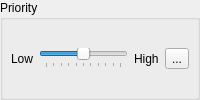
                       <widget class="QgsCollapsibleGroupBox" name="mPriorityGrpBx">
                        <property name="title">
                         <string>Priority</string>
                        </property>
                        <property name="syncGroup" stdset="0">
                         <string notr="true">labelplacementgroup</string>
                        </property>
                        <layout class="QHBoxLayout" name="horizontalLayout_9">
                         <property name="leftMargin">
                          <number>8</number>
                         </property>
                         <property name="rightMargin">
                          <number>8</number>
                         </property>
                         <item>
                          <widget class="QLabel" name="label_34">
                           <property name="text">
                            <string>Low</string>
                           </property>
                          </widget>
                         </item>
                         <item>
                          <widget class="QSlider" name="mPrioritySlider">
                           <property name="maximum">
                            <number>10</number>
                           </property>
                           <property name="value">
                            <number>5</number>
                           </property>
                           <property name="orientation">
                            <enum>Qt::Horizontal</enum>
                           </property>
                           <property name="tickPosition">
                            <enum>QSlider::TicksBelow</enum>
                           </property>
                           <property name="tickInterval">
                            <number>1</number>
                           </property>
                          </widget>
                         </item>
                         <item>
                          <widget class="QLabel" name="label_35">
                           <property name="text">
                            <string>High</string>
                           </property>
                          </widget>
                         </item>
                         <item>
                          <widget class="QgsDataDefinedButton" name="mPriorityDDBtn">
                           <property name="text">
                            <string>...</string>
                           </property>
                          </widget>
                         </item>
                        </layout>
                       </widget>
